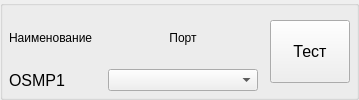
                         <widget class="QGroupBox" name="groupBoxWatchDog">
                          <property name="title">
                           <string/>
                          </property>
                          <layout class="QHBoxLayout" name="horizontalLayout_28">
                           <property name="leftMargin">
                            <number>6</number>
                           </property>
                           <property name="topMargin">
                            <number>6</number>
                           </property>
                           <property name="rightMargin">
                            <number>6</number>
                           </property>
                           <property name="bottomMargin">
                            <number>6</number>
                           </property>
                           <item>
                            <layout class="QGridLayout" name="gridLayout_20" columnstretch="2,1,0">
                             <property name="horizontalSpacing">
                              <number>12</number>
                             </property>
                             <property name="verticalSpacing">
                              <number>6</number>
                             </property>
                             <item row="1" column="0">
                              <widget class="QLabel" name="lblAdminTextDeviceInfWD">
                               <property name="font">
                                <font>
                                 <pointsize>12</pointsize>
                                </font>
                               </property>
                               <property name="text">
                                <string>OSMP1</string>
                               </property>
                              </widget>
                             </item>
                             <item row="0" column="1">
                              <widget class="QLabel" name="lblTitleWatchdogPort">
                               <property name="font">
                                <font>
                                 <pointsize>9</pointsize>
                                </font>
                               </property>
                               <property name="text">
                                <string>Порт</string>
                               </property>
                               <property name="alignment">
                                <set>Qt::AlignCenter</set>
                               </property>
                              </widget>
                             </item>
                             <item row="0" column="0">
                              <widget class="QLabel" name="lblTitleWatchdogName">
                               <property name="font">
                                <font>
                                 <pointsize>9</pointsize>
                                </font>
                               </property>
                               <property name="text">
                                <string>Наименование </string>
                               </property>
                              </widget>
                             </item>
                             <item row="1" column="1">
                              <widget class="QComboBox" name="cbxWatchdogPort">
                               <property name="minimumSize">
                                <size>
                                 <width>150</width>
                                 <height>0</height>
                                </size>
                               </property>
                              </widget>
                             </item>
                             <item row="0" column="2" rowspan="2">
                              <widget class="QPushButton" name="btnTestWatchDog">
                               <property name="font">
                                <font>
                                 <pointsize>12</pointsize>
                                </font>
                               </property>
                               <property name="text">
                                <string>
Тест
</string>
                               </property>
                              </widget>
                             </item>
                            </layout>
                           </item>
                          </layout>
                         </widget>
